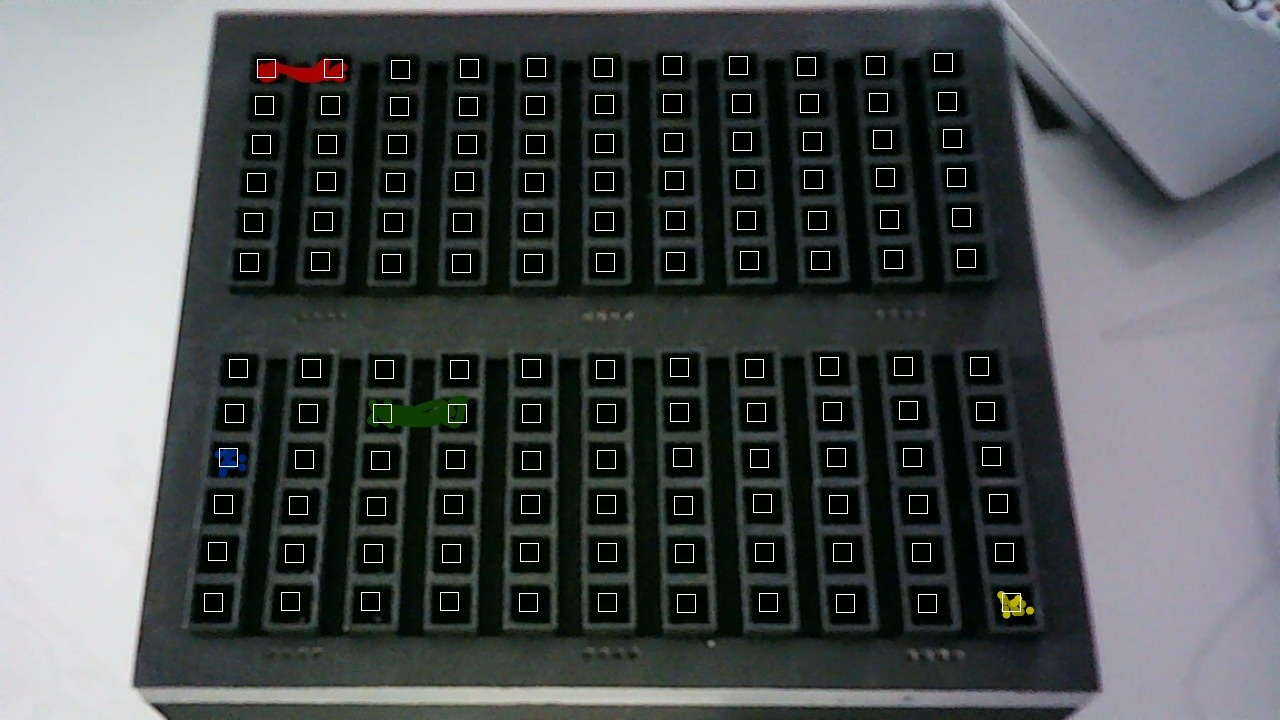
#> input picture visao/images/debug_areas_leitura.jpg, 1280 x 720 px; its folder holds only this picture in this run
$ python -i pipeline_bancada.py   (imports and definitions only)
#> lines starting #> are read from the running program, lines starting #| are printed output that depends on the picture; after the words box and inside, x2 and y2 are one past the last pixel; in counts of white or black regions, pixels touching at a corner belong together
#> further down, picture is the input picture: shape (720, 1280, 3); mean B, G, R 84, 83.4, 78.8
### visao/calibracao_bancada.py
"""Four-sticker proposals for the fixed, two-bank November bench.

The green/white diagonal pattern does not encode a 180 degree orientation.
This profile deliberately keeps the original board orientation. Marker matches
are only proposals: distributed contacts must validate each bank independently.
"""
from functools import lru_cache
from itertools import combinations, product
from pathlib import Path

import cv2 as cv
import numpy as np

from .calibracao import _MARKER_GRID, candidatos

GRID = np.float32([(c, r) for r in range(6) for c in range(11)])
OUTLINE = np.float32([[0, 0], [10, 0], [10, 5], [0, 5]])
# Annotations of existing stickers and socket contacts in the saved empty board.
# These describe this physical board; they are not component positions.
MARKS = np.float32([[151.5, 95.3], [889., 94.], [989.4, 674.9], [96., 700.]])
REFERENCE_BANKS = (
    cv.getPerspectiveTransform(OUTLINE, _MARKER_GRID),
    cv.getPerspectiveTransform(OUTLINE, np.float32([[191, 129], [852, 123], [873, 316], [183, 320]])),
)


@lru_cache(maxsize=1)
def reference_image():
    return cv.imread(str(Path(__file__).parent / 'fixtures/current/marked-empty-2026-11-11.jpg'))


def contact_candidates(image):
    """Include the actual rectangular copper contacts, not just square holes.

    At 720p the exposed upper-bank contacts are about 25 by 10 pixels. The
    legacy square-hole aspect limit discards these. Socket spacing, uniqueness,
    row/column distribution and reprojection error are checked separately.
    """
    # The dim copper patches have JPEG-sized holes at their borders. Smooth
    # those pixels before measuring the same .65 fill used by the original
    # socket detector; do not mistake unfiltered compression speckles for
    # the contact's physical outline.
    gray = cv.GaussianBlur(cv.cvtColor(image, cv.COLOR_BGR2GRAY), (3, 3), 0)
    scale = image.shape[0] * image.shape[1] / (1280 * 720)
    points = list(candidatos(image))
    separation = 5 * np.sqrt(scale)
    buckets = {}
    for point in points:
        key = (int(point[0] // separation), int(point[1] // separation))
        buckets.setdefault(key, []).append(point)
    for threshold in (200, 160, 120, 90, 70, 50, 35, 25, 15):
        _, mask = cv.threshold(gray, threshold, 255, cv.THRESH_BINARY)
        _, _, stats, centers = cv.connectedComponentsWithStats(mask)
        widths, heights, areas = stats[1:, 2], stats[1:, 3], stats[1:, 4]
        eligible = np.flatnonzero((areas >= 110 * scale) & (areas <= 900 * scale)
                                  & (widths >= 1.2 * heights) & (widths <= 3.5 * heights)
                                  & (areas >= .65 * widths * heights)) + 1
        for index in eligible:
            center = centers[index]
            x, y = map(float, center)
            key = (int(x // separation), int(y // separation))
            near = (p for dx in (-1, 0, 1) for dy in (-1, 0, 1)
                    for p in buckets.get((key[0] + dx, key[1] + dy), ()))
            if all((x - p[0]) ** 2 + (y - p[1]) ** 2 > separation ** 2 for p in near):
                points.append(center)
                buckets.setdefault(key, []).append(center)
    return np.asarray(points, np.float32).reshape(-1, 2)


# [74 lines left out: functions fit_bank, validate_fixed_bank, not called in this run]


def _white_options(gray, warped, predicted):
    """Several local maxima are checked against sockets; a jumper cannot win by brightness alone."""
    x, y = np.rint(predicted).astype(int)
    half = 18
    if x < half or y < half or x + half >= gray.shape[1] or y + half >= gray.shape[0]:
        return []
    patch = warped[y - half:y + half + 1, x - half:x + half + 1]
    # Two diagonal greens provide only a similarity seed. In the newer
    # perspective the lower white marking is ~73 px from that seed. Include
    # its whole patch within two reference socket spacings, then let the
    # four-point fit and distributed sockets reject competing white pieces.
    radius = 130
    x0, y0 = max(0, x - radius), max(0, y - radius)
    search = gray[y0:min(gray.shape[0], y + radius), x0:min(gray.shape[1], x + radius)]
    scores = cv.matchTemplate(search, patch, cv.TM_CCOEFF_NORMED)
    out = []
    for _ in range(16):
        _, score, _, loc = cv.minMaxLoc(scores)
        if score < .50:
            break
        out.append((np.float32([x0 + loc[0] + half, y0 + loc[1] + half]), score))
        cv.rectangle(scores, (max(0, loc[0] - 8), max(0, loc[1] - 8)), (loc[0] + 8, loc[1] + 8), -1, -1)
    return out


def four_sticker_proposal(image):
    """Return validated C/B homographies from four observed corner regions, or None."""
    height, width = image.shape[:2]
    if width < 640 or abs(width / height - 16 / 9) > .03:
        return None
    ref = reference_image()
    if ref is None:
        return None
    small = cv.resize(image, (1280, 720), interpolation=cv.INTER_AREA)
    hsv = cv.cvtColor(small, cv.COLOR_BGR2HSV)
#> hsv: shape (720, 1280, 3); mean H, S, V 87.4, 79.1, 87
    # At the measured 1000–1300 settings the genuine green sticker has
    # V~20–30. Its chroma and rectangle remain strong; an absolute V=35
    # cutoff removed that reference before socket validation could run.
    greens = []
    for value in (35, 25, 15):
        mask = cv.inRange(hsv, (65, 65, value), (100, 255, 255))
        n, _, stats, centers = cv.connectedComponentsWithStats(mask)
        for i in range(1, n):
            if (600 <= stats[i, 4] <= 2400 and .5 < stats[i, 2] / stats[i, 3] < 1.8
                    and all(np.linalg.norm(centers[i] - p) > 8 for p in greens)):
                greens.append(centers[i])
#> this loop made 3 passes
#> n on passes 1 to 3: 2563, 2154, 2505
#> pass 1, in four_sticker_proposal, `mask = cv.inRange(hsv, (65, 65, value), (100, 255, 255))`:
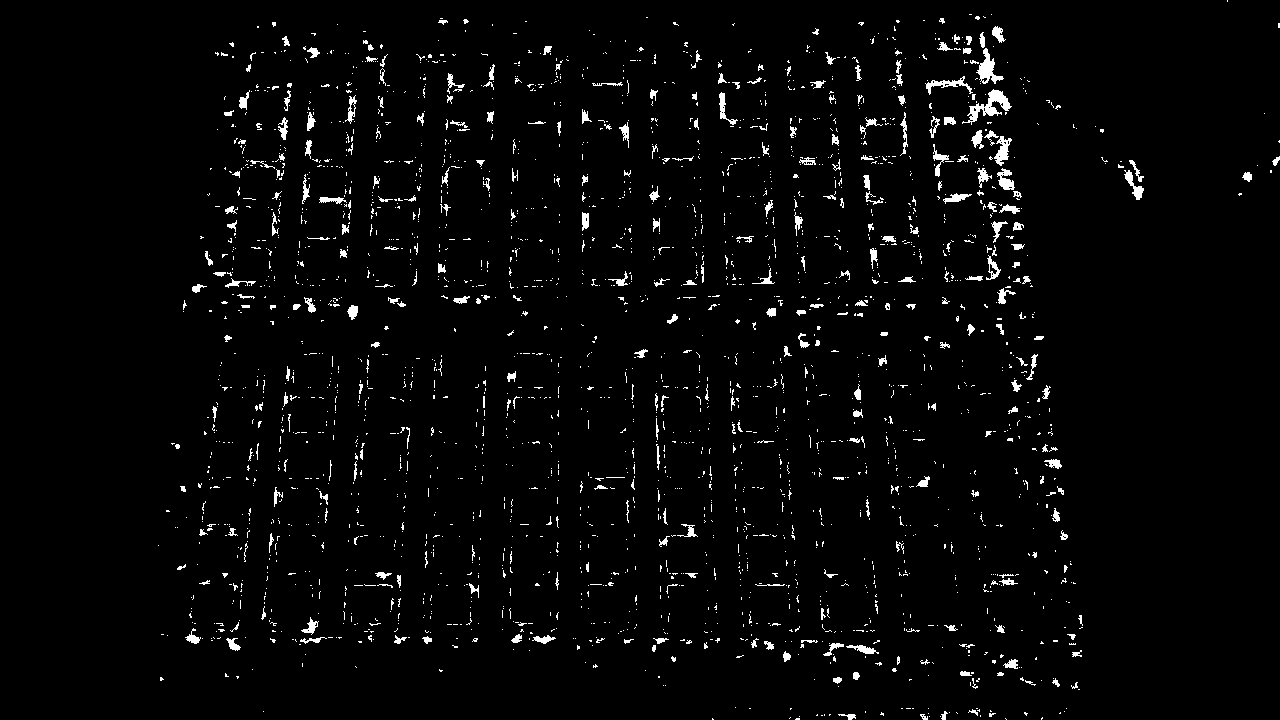
#> mask: shape (720, 1280); 2.7% white; 2562 white regions (2238 under 20 px), largest, box (x1, y1, x2, y2) and area: (962, 89, 1012, 125) 569, (976, 48, 1004, 84) 396, (994, 136, 1012, 166) 263
#> pass 3, in four_sticker_proposal, `mask = cv.inRange(hsv, (65, 65, value), (100, 255, 255))`:
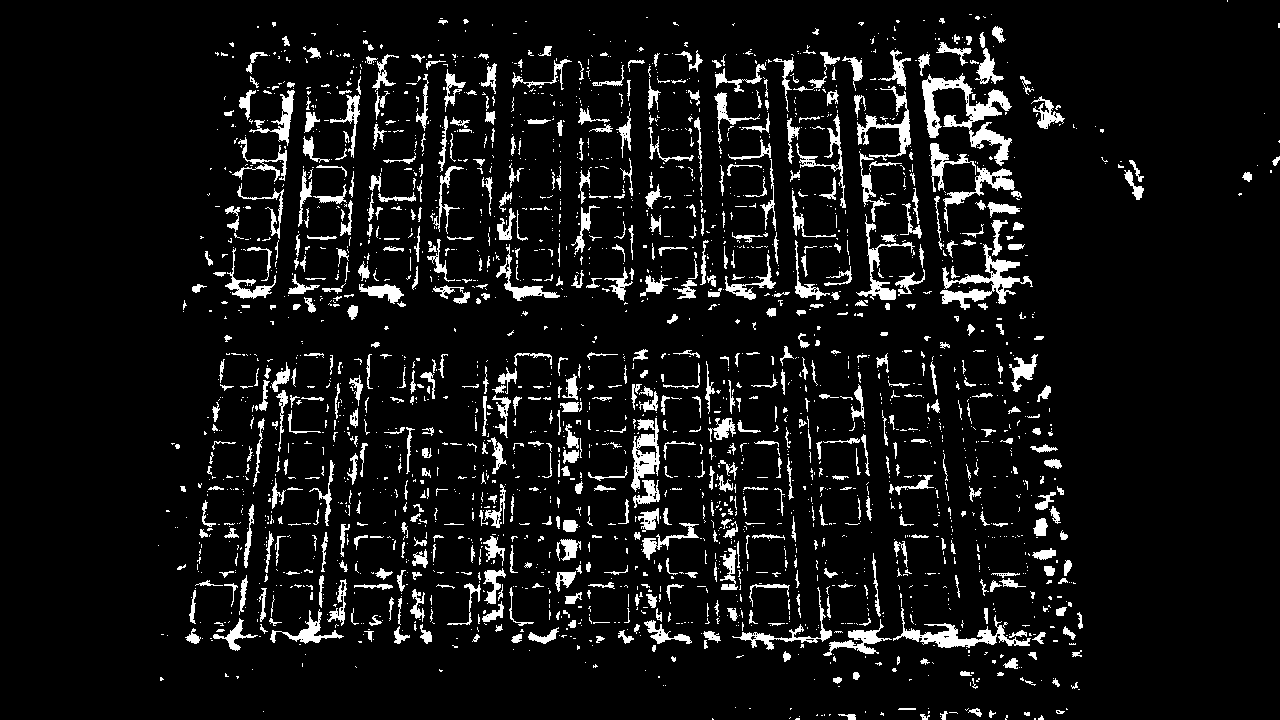
#> mask: shape (720, 1280); 8% white; 2504 white regions (1835 under 20 px), largest, box (x1, y1, x2, y2) and area: (922, 73, 1012, 166) 2547, (940, 244, 1033, 310) 1634, (893, 608, 1031, 648) 1366
#> after the loop, greens = [[962, 103.7], [992.2, 142], [999.1, 275.8], [889.4, 126.4], [281, 118.3], [980.7, 186.7], [878.6, 268.7], [522, 284.3], [983.2, 282.2], [787.6, 633.8]]
    greens.sort(key=lambda p: (float(p.sum()), float(p[0])))
    contacts = contact_candidates(small)
#> in contact_candidates, `gray = cv.GaussianBlur(cv.cvtColor(image, cv.COLOR_BGR2GRAY), (3, 3), 0)`:
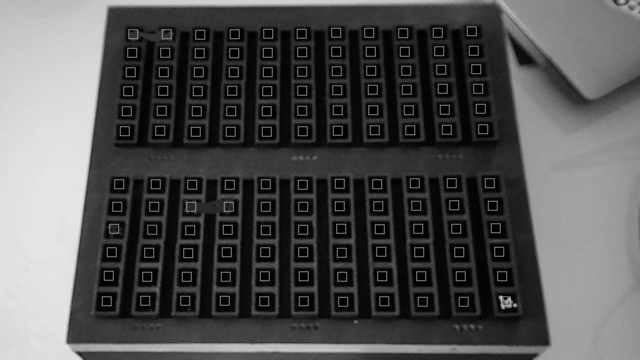
#> gray: shape (720, 1280) (shown at 1/2 size); min 0, max 231, mean 82.1
    if len(contacts) < 24:
        return None
    gray = cv.cvtColor(small, cv.COLOR_BGR2GRAY)
    ranked = []
    for tl, br in combinations(greens, 2):
        if br[0] - tl[0] < 400 or br[1] - tl[1] < 350:
            continue
        u, v = MARKS[2] - MARKS[0], br - tl
        a, b = float(u @ v / (u @ u)), float((u[0] * v[1] - u[1] * v[0]) / (u @ u))
        if not .65 <= np.hypot(a, b) <= 1.35 or abs(np.arctan2(b, a)) > np.deg2rad(15):
            continue
        linear = np.float32([[a, -b], [b, a]])
        similarity = np.column_stack([linear, tl - linear @ MARKS[0]])
        predicted = cv.transform(MARKS[None], similarity)[0]
        warped = cv.cvtColor(cv.warpAffine(ref, similarity, (1280, 720)), cv.COLOR_BGR2GRAY)
        options = [_white_options(gray, warped, predicted[i]) for i in (1, 3)]
        for (tr, s1), (bl, s2) in product(*options):
            marks = np.float32([tl, tr, br, bl])
            if not cv.isContourConvex(marks):
                continue
            transform = cv.getPerspectiveTransform(MARKS, marks)
            banks = [fit_bank(transform @ h, contacts, small.shape) for h in REFERENCE_BANKS]
            if any(bank is None for bank in banks):
                continue
            score = sum(bank['inliers'] for bank in banks)
            error = sum(bank['erro'] for bank in banks)
            ranked.append(((-score, error, -s1 - s2, tuple(marks.ravel())), banks, marks))
    if not ranked:
        return None
    _, banks, marks = min(ranked, key=lambda item: item[0])
    scale = np.diag([width / 1280, height / 720, 1.])
    for bank in banks:
        bank['H'] = scale @ bank['H']
    return dict(banks=banks, marks=marks * [width / 1280, height / 720])

### visao/calibracao.py
"""Explicit upper-grid calibration and contrast-independent socket tracking."""
import json
import time
from functools import lru_cache
from pathlib import Path
import cv2 as cv
import numpy as np
from . import config as cfg

CANTOS = np.float32([[0, 0], [10, 0], [10, 5], [0, 5]])

# Reference of this board with its C grid established by the four-edge fit.
_REFERENCE_H = np.array([[75.4142064, -7.3069687, 265.4040750],
                         [2.3364109, 44.3020119, 377.0355578],
                         [-.0014676733, -.0097659579, 1.]])
_COMPLETED_H = np.array([[73.8337295, -4.9540240, 227.165260],
                         [-3.3460936, 44.2486666, 456.072131],
                         [-.00362749906, -.00895937683, 1.]])
REFERENCES = (('frame-00.jpg', _REFERENCE_H), ('reference-completed.jpg', _COMPLETED_H))

# The two green corner stickers on the current demonstration board, measured
# in a 1280x720 reference frame. They define a board-specific similarity
# transform, not a general four-corner perspective calibration. Keep the board
# in its marked orientation; the diagonally repeated colours cannot identify a
# 180-degree turn. Socket registration below must still accept every proposal.
_MARKER_ANCHORS = np.float32([[151.5, 95.3], [989.4, 674.9]])
_MARKER_GRID = np.float32([[167.618, 409.969], [895.826, 393.541],
                           [926.305, 637.397], [157.438, 662.056]])
_MARKER_LUT = np.uint8((np.arange(256) / 255.0) ** .4 * 255)

# A separate stationary-feature proposal for the Nov 11 framing. The reference
# is a saved photograph; the active component grid is excluded from matching.
# The proposal is always subject to the normal socket and clipping checks.
_BENCH_REFERENCE_H = np.array([[59.855571336984774, -2.4434258390818075, 248.18968877464633],
                               [-1.44300102546927, 37.483681457179316, 350.66134901000135],
                               [-.0010956473792979274, -.0051348480569679555, 1.]])


# [248 lines left out: functions _bench_stationary_features, calibra_por_referencia_fixa, calibra_por_marcadores, _reference_features, calibra_por_referencia, calibra_automaticamente, not called in this run]


def candidatos(image):
    gray = cv.cvtColor(image, cv.COLOR_BGR2GRAY)
    gray = cv.GaussianBlur(gray, (3, 3), 0)
    scale = image.shape[0] * image.shape[1] / (1280 * 720)
    min_distance_squared = 25 * scale
    points = []
    for threshold, polarity in ((110, cv.THRESH_BINARY), (170, cv.THRESH_BINARY), (210, cv.THRESH_BINARY), (110, cv.THRESH_BINARY_INV)):
        _, mask = cv.threshold(gray, threshold, 255, polarity)
        _, _, stats, centers = cv.connectedComponentsWithStats(mask)
        for (_, _, w, h, area), center in zip(stats[1:], centers[1:]):
            if 180 * scale < area < 2400 * scale and .55 < w / h < 1.9 and area / (w*h) > .65:
                x, y = map(float, center)
                if all((x - px) ** 2 + (y - py) ** 2 > min_distance_squared for px, py in points):
                    points.append((x, y))
#> this loop made 4 passes
#> pass 1, in candidatos, `_, mask = cv.threshold(gray, threshold, 255, polarity)`:
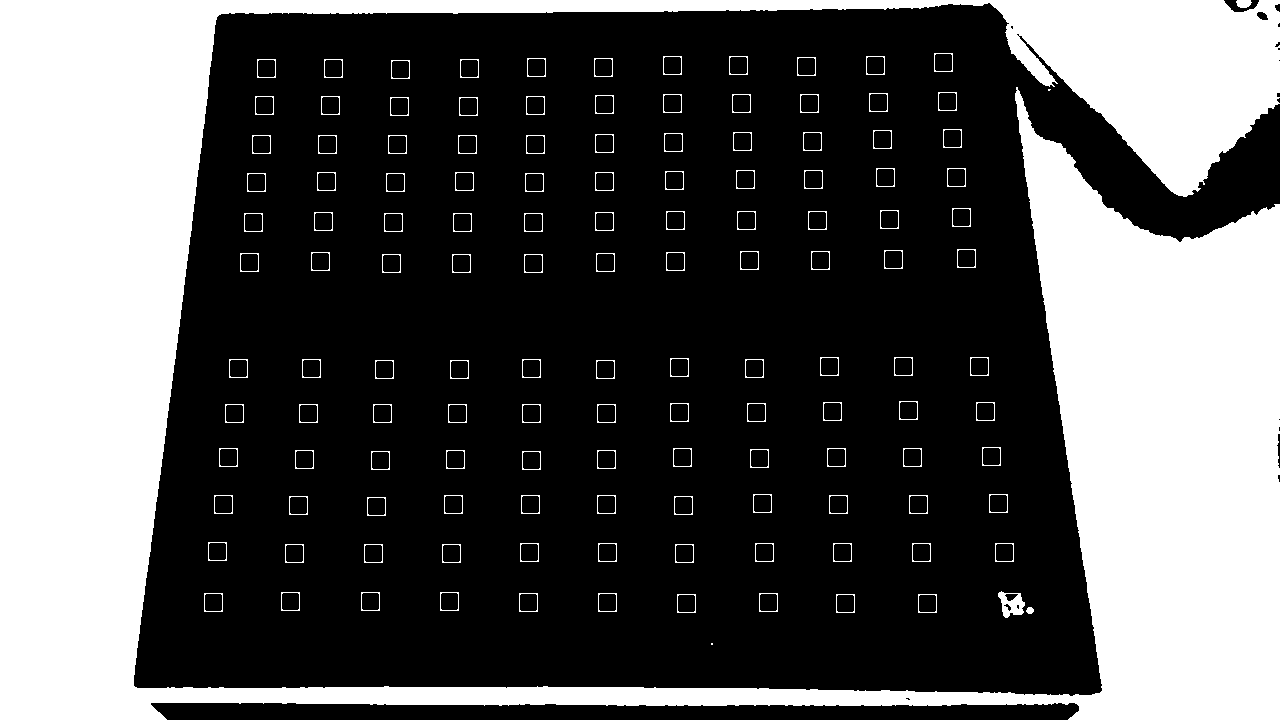
#> mask: shape (720, 1280); 33.2% white; 137 white regions (2 under 20 px), largest, box (x1, y1, x2, y2) and area: (0, 0, 1280, 720) 295439, (998, 591, 1025, 618) 410, (1236, 0, 1252, 8) 104
#> after the loop, points = 131 pairs, first value 213 to 1004, second value 62 to 603
#> (the rest of the program and of its run is left out)
